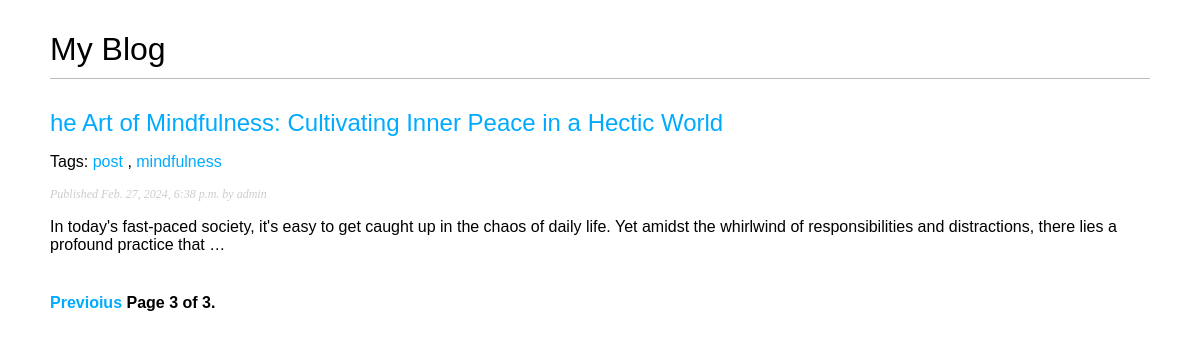
Page /blog/?page=3 on the committed database.
### blog/models.py (models this page shows, shortened)
class Post(models.Model):
    STATUS_CHOICES = (("draft", "Draft"), ("published", "Published"))
    title = models.CharField(max_length=250)
    slug = models.SlugField(max_length=250, unique_for_date="publish")
    author = models.ForeignKey(
        User,
        on_delete=models.CASCADE,
        related_name="blog_posts",
    )
    body = models.TextField()
    publish = models.DateTimeField(default=timezone.now)
    created = models.DateTimeField(auto_now_add=True)
    updated = models.DateTimeField(auto_now=True)
    status = models.CharField(
        max_length=10,
        choices=STATUS_CHOICES,
        default="draft",
    )
    objects = models.Manager()
    published = PublishedManager()
    tags = TaggableManager()
    class Meta:
        ordering = ("-publish",)
    def get_absolute_url(self):
        return reverse(
            "blog:post_detail",
            args=[self.publish.year, self.publish.month, self.publish.day, self.slug],
        )

### blog/views.py (the view)
# urls.py: path('', views.post_list, name='post_list'),
def post_list(request, tag_slug=None):
    object_list = Post.published.all()
    tag = None
    if tag_slug:
        tag = get_object_or_404(Tag, slug=tag_slug)
        object_list = object_list.filter(tags__in=[tag])
    paginator = Paginator(object_list, 3)  # 3 posts in each page
    page = request.GET.get("page")
    try:
        posts = paginator.page(page)
    except PageNotAnInteger:
        posts = paginator.page(1)
    except EmptyPage:
        posts = paginator.page(paginator.num_pages)
    return render(
        request, "blog/post/list.html", {"page": page, "posts": posts, "tag": tag}
    )

### blog/models.py (called while the page is built)
    def get_queryset(self):
        return super(PublishedManager, self).get_queryset().filter(status="published")

### templates/blog/post/list.html (shortened to what this page needs)
{% extends "blog/base.html" %}
{% block content %}
  <h1>My Blog</h1>
  {% for post in posts %}
    <h2>
      <a href="{{ post.get_absolute_url }}">
        {{ post.title }}
      </a>
    </h2>
    <p class="tags">
      Tags:
      {% for tag in post.tags.all %}
        <a href="{% url "blog:post_list_by_tag" tag.slug %}">
          {{ tag.name }}
        </a>
        {% if not forloop.last %}, {% endif %}
      {% endfor %}
    </p>
    <p class="date">
      Published {{ post.publish }} by {{ post.author }}
    </p>
    {{ post.body|truncatewords:30|linebreaks }}
  {% endfor %}
  {% include "blog/pagination.html" with page=posts %}
{% endblock %}

### static/css/blog.css (style rules this page uses)
body { margin: 0; padding: 10px 50px; font-family: helvetica, sans-serif; }
a { color: #00abff; text-decoration: none; }
h1 { font-weight: normal; border-bottom: 1px solid #bbb; padding: 0 0 10px 0; }
h2 { font-weight: normal; margin: 30px 0 0; }
p.date { color: #ccc; font-family: georgia, serif; font-size: 12px; font-style: italic; }

### rows in the picture
Post: title "he Art of Mindfulness: Cultivating Inner Peace in a Hectic World", publish "Feb. 27, 2024, 6:38 p.m.", author "admin", body "In today's fast-paced society, it's easy to get caught up in the chaos of daily life. Yet amidst the whirlwind of responsibilities and distractions, there lies a profound practice that …"
Tag: name "post"
Tag: name "mindfulness"

### other values in the picture
{{ page.number }} "3"
{{ page.paginator.num_pages }} "3"
